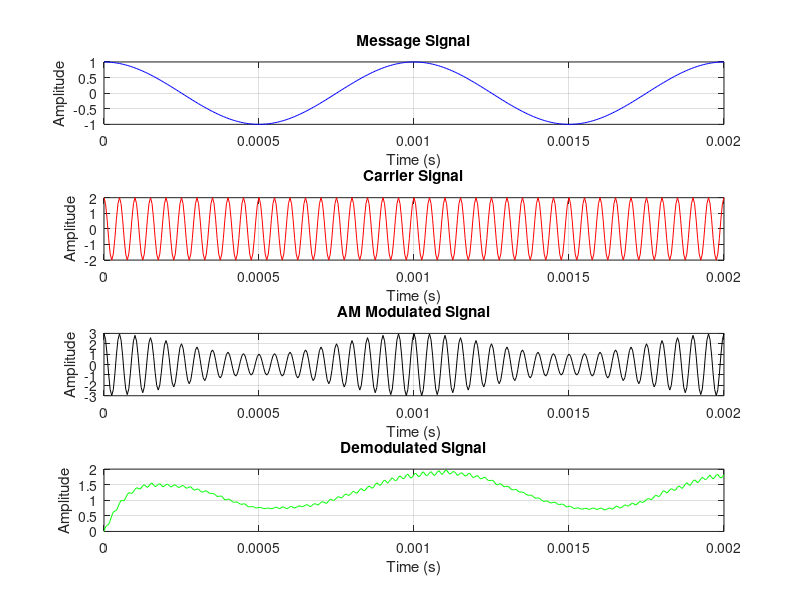
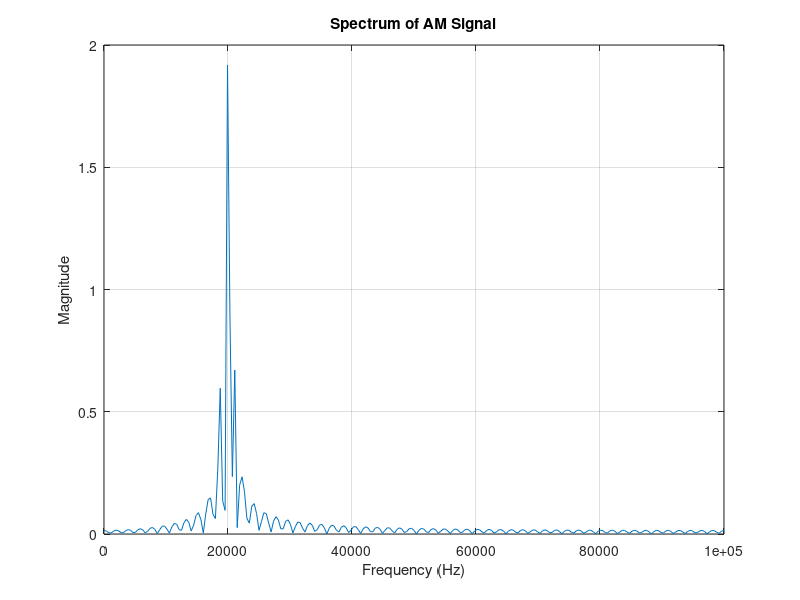

The MATLAB script that drew these images, in order:
% AM Modulation and Demodulation 
clc; clear; close all;

%% Parameters
Am = 1;        % Message amplitude
Ac = 2;        % Carrier amplitude
fm = 1000;     % Message frequency (Hz)
fc = 20000;    % Carrier frequency (Hz)
fs = 200000;   % Sampling frequency (Hz)
t = 0:1/fs:2/fm; % Simulation time
mu = Am / Ac;  % Modulation index

%% Message Signal
m = Am * cos(2*pi*fm*t);

%% Carrier Signal
c = Ac * cos(2*pi*fc*t);

%% AM Modulation (DSB-LC)
s = (1 + mu * cos(2*pi*fm*t)) .* c;

%% Add Custom Gaussian Noise
snr = 20; % dB
signal_power = mean(s.^2);
noise_power = signal_power / (10^(snr/10));
noise = sqrt(noise_power) * randn(size(s));
s_noisy = s + noise;

%% Envelope Detection Demodulation
env = abs(s_noisy);

% Simple RC Low-pass Filter implementation
RC = 1/(2*pi*(2*fm)); % cutoff at ~2*fm
dt = 1/fs;
alpha = dt / (RC + dt);
m_rec = zeros(size(env));
for i = 2:length(env)
    m_rec(i) = m_rec(i-1) + alpha*(env(i) - m_rec(i-1));
end

%% Plotting
figure;

subplot(4,1,1);
plot(t, m, 'b');
title('Message Signal');
xlabel('Time (s)'); ylabel('Amplitude'); grid on;

subplot(4,1,2);
plot(t, c, 'r');
title('Carrier Signal');
xlabel('Time (s)'); ylabel('Amplitude'); grid on;

subplot(4,1,3);
plot(t, s, 'k');
title('AM Modulated Signal');
xlabel('Time (s)'); ylabel('Amplitude'); grid on;

subplot(4,1,4);
plot(t, m_rec, 'g');
title('Demodulated Signal');
xlabel('Time (s)'); ylabel('Amplitude'); grid on;

%% Spectrum Plot
figure;
nfft = 2^nextpow2(length(s));
f = fs/2*linspace(0,1,nfft/2+1);
S = fft(s, nfft)/length(s);
plot(f, 2*abs(S(1:nfft/2+1)));
title('Spectrum of AM Signal');
xlabel('Frequency (Hz)');
ylabel('Magnitude');
grid on;
